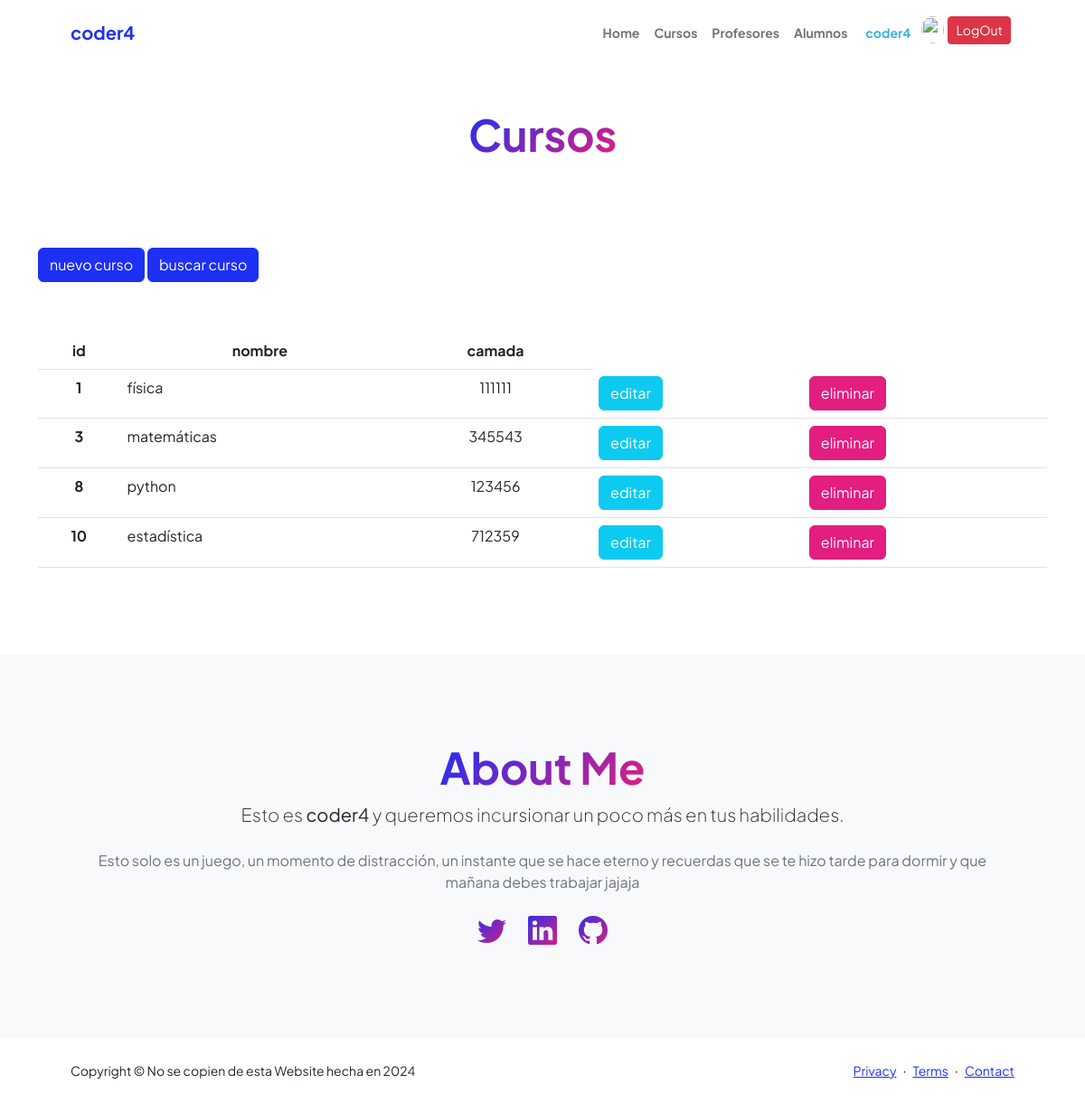
/AppCoderH/ver_cursos (signed in), run on an earlier commit of the app's database.
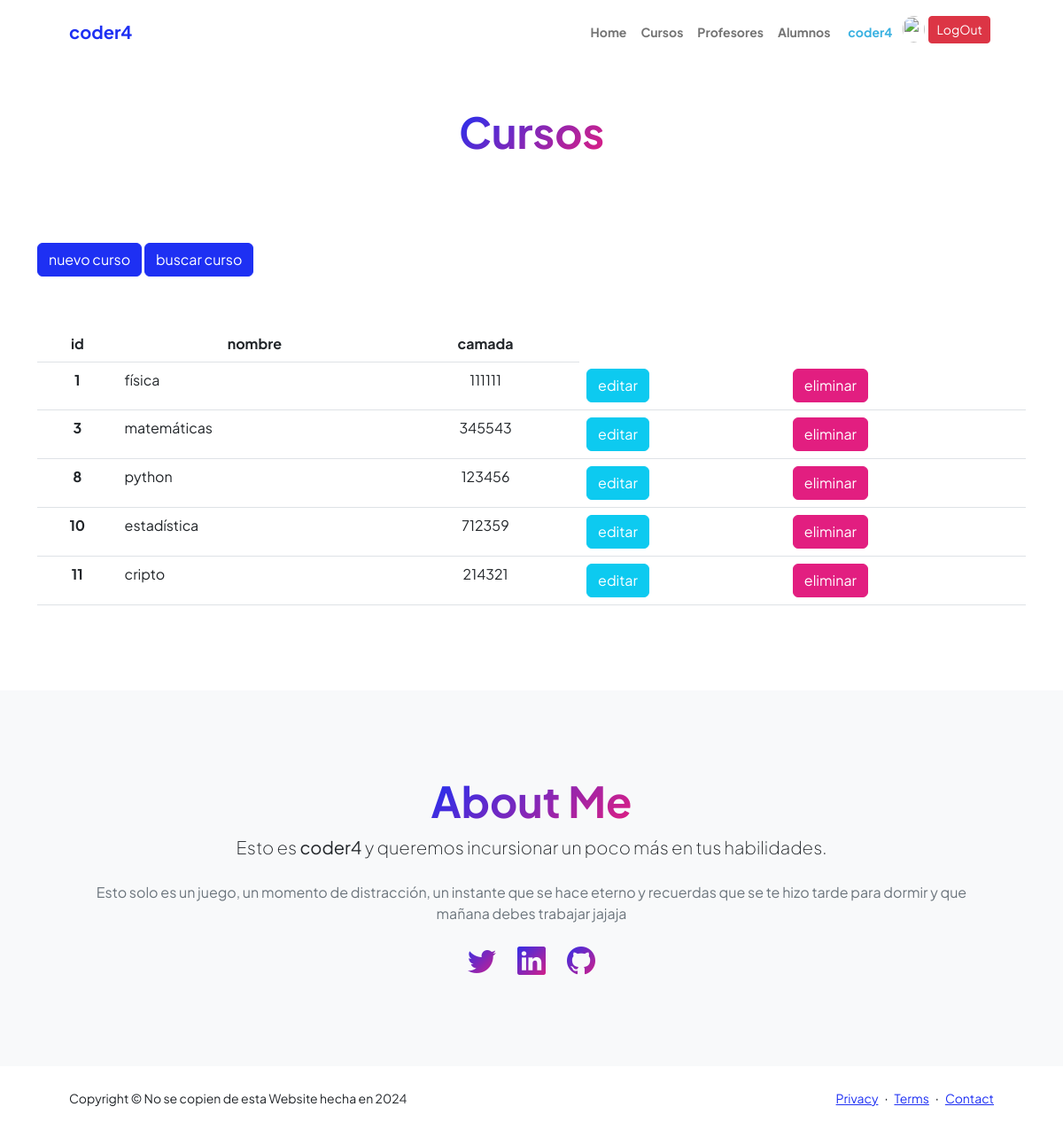
And on a later commit of the database.
### AppCoderH/models.py (models this page shows, shortened)
class Curso(models.Model):
    nombre = models.CharField(max_length=40)
    camada = models.IntegerField()

### AppCoderH/views.py (the view)
# urls.py: path("ver_cursos", views.ver_cursos, name="cursos"),
def ver_cursos(request):
    cursos = Curso.objects.all()
    avatares = Avatar.objects.filter(user=request.user.id)
    return render(request , "ver_cursos.html", {"cursos": cursos,"url":avatares[0].imagen.url if avatares.exists () else None})

### AppCoderH/templates/ver_cursos.html (shortened to what this page needs)
{% extends 'padre.html' %}
{% load static %}
{% block contenido %}
    <main>
        <section>
            <div class="container px-5 my-5">
                <div class="text-center mb-5">
                    <h1 class="display-5 fw-bolder mb-0"><span class="text-gradient d-inline">Cursos</span></h1>
                </div>
            </div>
        </section>
        <section class="container">
            <a href="formulario_cursos" class="btn btn-primary">nuevo curso</a>
            <a href="buscar_curso" class="btn btn-primary">buscar curso</a>
            <div><br><br></div>
            <div class="table-responsive py-2">
                <table class="table">
                    <thead class="text-center">
                        <tr>
                            {% if request.user.is_authenticated %}
                            <th>id</th>
                            {% endif %}
                            <th>nombre</th>
                            <th>camada</th>
                        </tr>
                    </thead>
                    <tbody>
                        {% for n in cursos %}
                        <tr>
                            {% if request.user.is_authenticated %}
                            <th scope="row" class="text-center">{{n.id}}</th>
                            {% endif %}
                            <td>{{n.nombre}}</td>
                            <td class="text-center">{{n.camada}}</td>
                            {% if request.user.is_authenticated %}
                            <div class="container">
                                <td><a href="{% url 'edita_curso' n.id %}" class="btn btn-info text-white">editar</a></td>
                                <td><a href="{% url 'elimina_curso' n.id %}" class="btn btn-secondary text-white">eliminar</a></td>
                            </div>
                            {% endif %}
                        </tr>
                        {% endfor %}
                    </tbody>
                </table>
            </div>
        </section>
    </main>
{% endblock %}

What changed in the data, as far as the page shows it:
added Curso: id "11", nombre "cripto", camada "214321"
